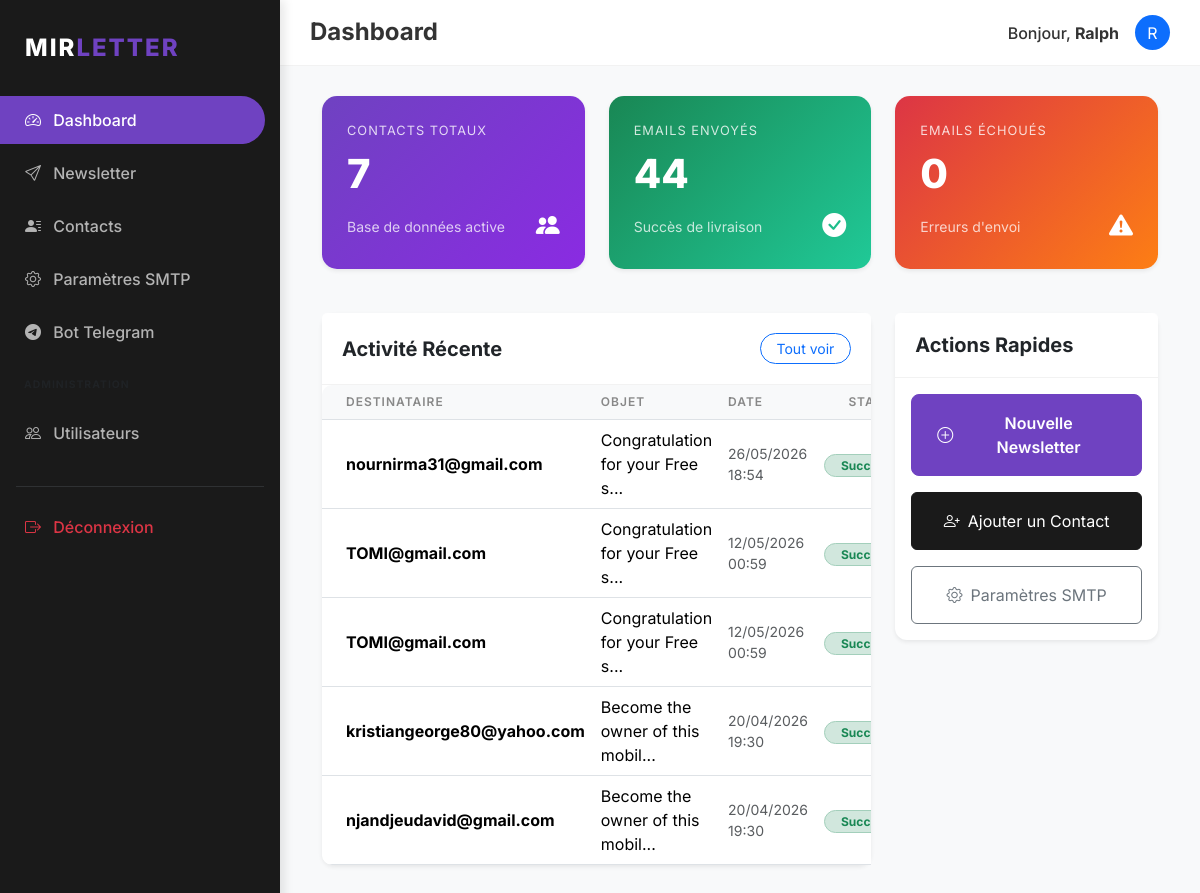
/dashboard (signed in), run on the app's committed database.
### models/user.py (models this page shows, shortened)
class User(db.Model, UserMixin):
    __tablename__ = 'users'
    id = db.Column(db.Integer, primary_key=True)
    username = db.Column(db.String(64), unique=True, nullable=False, index=True)
    password_hash = db.Column(db.String(128), nullable=False)
    role = db.Column(db.String(20), default='user') # 'superadmin' or 'user'
    telegram_chat_id = db.Column(db.String(64), unique=True, nullable=True, index=True)
    telegram_link_code = db.Column(db.String(32), unique=True, nullable=True)
    smtp_configs = db.relationship('SMTPConfig', backref='user', lazy='dynamic', cascade='all, delete-orphan')
    contacts = db.relationship('Contact', backref='owner', lazy='dynamic', cascade='all, delete-orphan')
    groups = db.relationship('Group', backref='owner', lazy='dynamic', cascade='all, delete-orphan')
    sent_emails = db.relationship('SentEmail', backref='user', lazy='dynamic', cascade='all, delete-orphan')

### models/history.py (models this page shows, shortened)
class SentEmail(db.Model):
    __tablename__ = 'sent_emails'
    id = db.Column(db.Integer, primary_key=True)
    user_id = db.Column(db.Integer, db.ForeignKey('users.id'), nullable=False)
    subject = db.Column(db.String(256), nullable=False)
    recipient = db.Column(db.String(120), nullable=False)
    status = db.Column(db.String(20), nullable=False) # 'success', 'failed'
    error_message = db.Column(db.Text)
    timestamp = db.Column(db.DateTime, index=True, default=datetime.utcnow)

### routes/main.py (the view)
@main.route('/')
@main.route('/dashboard')
@login_required
def dashboard():
    contact_count = Contact.query.filter_by(user_id=current_user.id).count()
    sent_count = SentEmail.query.filter_by(user_id=current_user.id, status='success').count()
    failed_count = SentEmail.query.filter_by(user_id=current_user.id, status='failed').count()
    recent_history = SentEmail.query.filter_by(user_id=current_user.id)\
        .order_by(SentEmail.timestamp.desc()).limit(5).all()
    return render_template('dashboard.html',
                           title='Dashboard',
                           contact_count=contact_count,
                           sent_count=sent_count,
                           failed_count=failed_count,
                           recent_history=recent_history)

### models/user.py (called while the page is built)
@login_manager.user_loader
def load_user(user_id):
    return User.query.get(int(user_id))

### templates/dashboard.html
{% extends "base.html" %}
{% block content %}
<div class="row">
    <div class="col-md-4">
        <div class="stat-card shadow-sm">
            <p>Contacts Totaux</p>
            <h3>{{ contact_count }}</h3>
            <div class="d-flex justify-content-between align-items-center">
                <span class="small opacity-75">Base de données active</span>
                <i class="bi bi-people-fill fs-4"></i>
            </div>
        </div>
    </div>
    <div class="col-md-4">
        <div class="stat-card shadow-sm" style="background: linear-gradient(135deg, #198754, #20c997);">
            <p>Emails Envoyés</p>
            <h3>{{ sent_count }}</h3>
            <div class="d-flex justify-content-between align-items-center">
                <span class="small opacity-75">Succès de livraison</span>
                <i class="bi bi-check-circle-fill fs-4"></i>
            </div>
        </div>
    </div>
    <div class="col-md-4">
        <div class="stat-card shadow-sm" style="background: linear-gradient(135deg, #dc3545, #fd7e14);">
            <p>Emails Échoués</p>
            <h3>{{ failed_count }}</h3>
            <div class="d-flex justify-content-between align-items-center">
                <span class="small opacity-75">Erreurs d'envoi</span>
                <i class="bi bi-exclamation-triangle-fill fs-4"></i>
            </div>
        </div>
    </div>
</div>
<div class="row mt-4">
    <div class="col-md-8">
        <div class="card border-0 shadow-sm">
            <div class="card-header d-flex justify-content-between align-items-center bg-white">
                <h5 class="m-0 fw-bold">Activité Récente</h5>
                <a href="{{ url_for('newsletter.history') }}" class="btn btn-sm btn-outline-primary rounded-pill px-3">Tout voir</a>
            </div>
            <div class="card-body p-0">
                <div class="table-responsive">
                    <table class="table table-hover align-middle mb-0">
                        <thead>
                            <tr>
                                <th class="ps-4">Destinataire</th>
                                <th>Objet</th>
                                <th>Date</th>
                                <th class="pe-4 text-end">Statut</th>
                            </tr>
                        </thead>
                        <tbody>
                            {% for item in recent_history %}
                            <tr>
                                <td class="ps-4">
                                    <div class="fw-bold">{{ item.recipient }}</div>
                                </td>
                                <td>{{ item.subject[:30] }}...</td>
                                <td class="small text-muted">{{ item.timestamp.strftime('%d/%m/%Y %H:%M') }}</td>
                                <td class="pe-4 text-end">
                                    {% if item.status == 'success' %}
                                    <span class="badge bg-success-subtle text-success border border-success-subtle rounded-pill px-3">Succès</span>
                                    {% else %}
                                    <span class="badge bg-danger-subtle text-danger border border-danger-subtle rounded-pill px-3">Échec</span>
                                    {% endif %}
                                </td>
                            </tr>
                            {% else %}
                            <tr>
                                <td colspan="4" class="text-center py-5 text-muted">Aucune activité récente.</td>
                            </tr>
                            {% endfor %}
                        </tbody>
                    </table>
                </div>
            </div>
        </div>
    </div>
    <div class="col-md-4">
        <div class="card border-0 shadow-sm">
            <div class="card-header bg-white">
                <h5 class="m-0 fw-bold">Actions Rapides</h5>
            </div>
            <div class="card-body">
                <div class="d-grid gap-3">
                    <a href="{{ url_for('newsletter.compose') }}" class="btn btn-primary d-flex align-items-center justify-content-center py-3">
                        <i class="bi bi-plus-circle me-2"></i> Nouvelle Newsletter
                    </a>
                    <a href="{{ url_for('contacts.add_contact') }}" class="btn btn-dark d-flex align-items-center justify-content-center py-3">
                        <i class="bi bi-person-plus me-2"></i> Ajouter un Contact
                    </a>
                    <a href="{{ url_for('settings.list_smtp') }}" class="btn btn-outline-secondary d-flex align-items-center justify-content-center py-3">
                        <i class="bi bi-gear me-2"></i> Paramètres SMTP
                    </a>
                </div>
            </div>
        </div>
    </div>
</div>
{% endblock %}

### templates/base.html (shortened to what this page needs)
<!DOCTYPE html>
<html lang="fr">
<head>
    {{ bootstrap.load_css() }}
    <link rel="stylesheet" href="{{ url_for('static', filename='css/style.css') }}">
    <link rel="stylesheet" href="https://cdn.jsdelivr.net/npm/bootstrap-icons@1.11.1/font/bootstrap-icons.css">
</head>
<body>
    {% if current_user.is_authenticated %}
    <div class="sidebar">
        <div class="sidebar-brand">
            MIR<span>LETTER</span>
        </div>
        <nav class="nav flex-column">
            <a class="nav-link {{ 'active' if request.endpoint == 'main.dashboard' }}" href="{{ url_for('main.dashboard') }}">
                <i class="bi bi-speedometer2 me-2"></i> Dashboard
            </a>
            <a class="nav-link {{ 'active' if 'newsletter' in request.endpoint }}" href="{{ url_for('newsletter.compose') }}">
                <i class="bi bi-send me-2"></i> Newsletter
            </a>
            <a class="nav-link {{ 'active' if 'contacts' in request.endpoint }}" href="{{ url_for('contacts.list_contacts') }}">
                <i class="bi bi-person-lines-fill me-2"></i> Contacts
            </a>
            <a class="nav-link {{ 'active' if 'settings' in request.endpoint and 'telegram' not in request.endpoint }}" href="{{ url_for('settings.list_smtp') }}">
                <i class="bi bi-gear me-2"></i> Paramètres SMTP
            </a>
            <a class="nav-link {{ 'active' if 'telegram' in request.endpoint }}" href="{{ url_for('settings.telegram') }}">
                <i class="bi bi-telegram me-2"></i> Bot Telegram
            </a>
            {% if current_user.role == 'superadmin' %}
            <div class="px-4 py-3 text-uppercase small fw-bold text-muted" style="font-size: 0.65rem; letter-spacing: 1px;">Administration</div>
            <a class="nav-link {{ 'active' if 'admin' in request.endpoint }}" href="{{ url_for('admin.list_users') }}">
                <i class="bi bi-people me-2"></i> Utilisateurs
            </a>
            {% endif %}
            <hr class="mx-3 border-secondary opacity-25 mt-4">
            <a class="nav-link text-danger" href="{{ url_for('auth.logout') }}">
                <i class="bi bi-box-arrow-right me-2"></i> Déconnexion
            </a>
        </nav>
    </div>
    <nav class="top-navbar d-flex justify-content-between align-items-center">
        <h4 class="m-0 fw-bold">{{ title }}</h4>
        <div class="user-info d-flex align-items-center">
            <span class="me-3 fw-medium">Bonjour, <strong>{{ current_user.username }}</strong></span>
            <div class="bg-primary rounded-circle d-flex align-items-center justify-content-center text-white" style="width: 35px; height: 35px;">
                {{ current_user.username[0].upper() }}
            </div>
        </div>
    </nav>
    {% endif %}
    <div class="{% if current_user.is_authenticated %}main-content{% endif %}">
        <div class="container-fluid">
            {% block content %}{% endblock %}
        </div>
    </div>
</body>
</html>

### static/css/style.css (style rules this page uses)
:root { --primary-color: #6f42c1; --secondary-color: #8a2be2; --dark-bg: #1a1a1a; --darker-bg: #121212; --light-text: #ffffff; --gray-text: #b3b3b3; --sidebar-width: 280px; }
body { font-family: 'Inter', -apple-system, BlinkMacSystemFont, "Segoe UI", Roboto, sans-serif; background-color: #f8f9fa; color: #333; }
.sidebar { position: fixed; top: 0; bottom: 0; left: 0; z-index: 100; width: var(--sidebar-width); padding: 20px 0; background-color: var(--dark-bg); color: var(--light-text); box-shadow: 4px 0 10px rgba(0,0,0,0.1); }
.sidebar .nav-link { color: var(--gray-text); padding: 12px 25px; font-weight: 500; border-radius: 0 50px 50px 0; margin-right: 15px; margin-bottom: 5px; transition: all 0.3s; }
.sidebar .nav-link.active { color: var(--light-text); background-color: var(--primary-color); }
.sidebar-brand { padding: 10px 25px 30px; font-size: 1.5rem; font-weight: 800; letter-spacing: 2px; color: var(--light-text); text-transform: uppercase; }
.sidebar-brand span { color: var(--primary-color); }
.main-content { margin-left: var(--sidebar-width); padding: 30px; }
.card { border: none; border-radius: 12px; box-shadow: 0 5px 15px rgba(0,0,0,0.05); margin-bottom: 25px; }
.card-header { background-color: transparent; border-bottom: 1px solid rgba(0,0,0,0.05); padding: 20px; font-weight: 700; }
.stat-card { padding: 25px; border-radius: 15px; color: white; background: linear-gradient(135deg, var(--primary-color), var(--secondary-color)); margin-bottom: 20px; }
.stat-card h3 { font-size: 2.5rem; font-weight: 800; margin: 10px 0; }
.stat-card p { opacity: 0.8; margin: 0; text-transform: uppercase; font-size: 0.8rem; letter-spacing: 1px; }
.btn-primary { background-color: var(--primary-color); border-color: var(--primary-color); padding: 10px 25px; border-radius: 8px; font-weight: 600; }
.btn-dark { background-color: var(--dark-bg); border-color: var(--dark-bg); }
.top-navbar { margin-left: var(--sidebar-width); background-color: white; padding: 15px 30px; border-bottom: 1px solid rgba(0,0,0,0.05); }
.table { border-radius: 10px; overflow: hidden; }
.table thead th { background-color: #f8f9fa; border-top: none; font-weight: 600; text-transform: uppercase; font-size: 0.75rem; letter-spacing: 1px; color: #888; }

### data on the page
User: username "Ralph", username "R"
SentEmail: recipient "nournirma31@gmail.com", subject "Congratulation for your Free s", timestamp "26/05/2026 18:54", status "Succès"
SentEmail: recipient "TOMI@gmail.com", subject "Congratulation for your Free s", timestamp "12/05/2026 00:59", status "Succès"
SentEmail: recipient "TOMI@gmail.com", subject "Congratulation for your Free s", timestamp "12/05/2026 00:59", status "Succès"
SentEmail: recipient "kristiangeorge80@yahoo.com", subject "Become the owner of this mobil", timestamp "20/04/2026 19:30", status "Succès"
SentEmail: recipient "njandjeudavid@gmail.com", subject "Become the owner of this mobil", timestamp "20/04/2026 19:30", status "Succès"

### other printed values
{{ title }} "Dashboard"
{{ contact_count }} "7"
{{ sent_count }} "44"
{{ failed_count }} "0"
